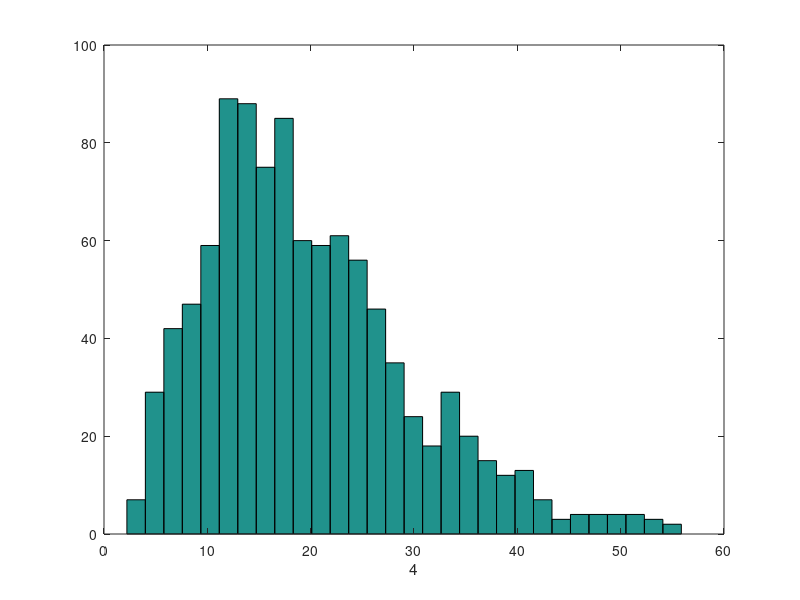

Reproduce this figure in MATLAB.
M = 1e3;
N = 4;
mu = 5;
X = exprnd(mu, M, N);
S = cumsum(X, 2);

for k = 1:N
hist(S(:, k), 30)
S(:, k)
xlabel(num2str(k))
%pause(0.1)
end